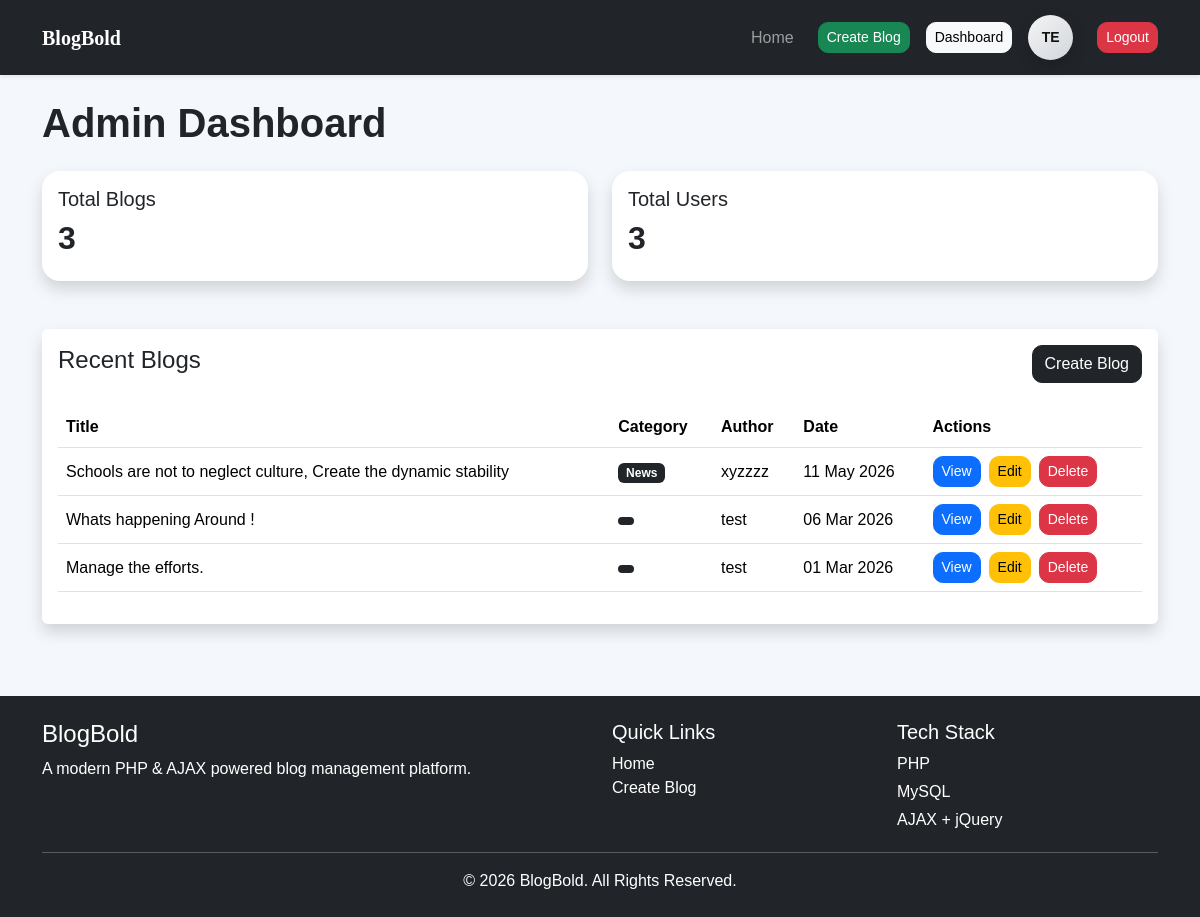
Page /admin/dashboard.php (signed in) on the committed database.
### tables this page shows
CREATE TABLE `posts` (
  `id` int(11) NOT NULL,
  `user_id` int(11) DEFAULT NULL,
  `title` varchar(255) DEFAULT NULL,
  `category` varchar(100) DEFAULT NULL,
  `image` varchar(255) DEFAULT NULL,
  `content` text DEFAULT NULL,
  `created_at` timestamp NOT NULL DEFAULT current_timestamp()
);

CREATE TABLE `users` (
  `id` int(11) NOT NULL,
  `name` varchar(100) DEFAULT NULL,
  `email` varchar(100) DEFAULT NULL,
  `password` varchar(255) DEFAULT NULL,
  `created_at` timestamp NOT NULL DEFAULT current_timestamp()
);

### admin/dashboard.php (the view, shortened to what this page needs)
<?php
require "../config/database.php";
include "../includes/header.php";
$totalPosts = $pdo->query("
SELECT COUNT(*) FROM posts
")->fetchColumn();
$totalUsers = $pdo->query("
SELECT COUNT(*) FROM users
")->fetchColumn();
$recentPosts = $pdo->query("
SELECT posts.*, users.name
FROM posts
JOIN users ON posts.user_id = users.id
ORDER BY posts.created_at DESC
LIMIT 5
")->fetchAll(PDO::FETCH_ASSOC);
?>
<h1 class="mb-4 page-title">
Admin Dashboard
</h1>
<div class="row g-4 mb-5">
<div class="col-md-6">
<div class="card shadow border-0 dashboard-card">
<div class="card-body">
<h5>Total Blogs</h5>
<h2 class="fw-bold">
<?= $totalPosts ?>
</h2>
</div>
</div>
</div>
<div class="col-md-6">
<div class="card shadow border-0 dashboard-card">
<div class="card-body">
<h5>Total Users</h5>
<h2 class="fw-bold">
<?= $totalUsers ?>
</h2>
</div>
</div>
</div>
</div>
<div class="card shadow border-0">
<div class="card-body">
<div class="d-flex justify-content-between align-items-center mb-4">
<h4>
Recent Blogs
</h4>
<a
href="../posts/create.php"
class="btn btn-dark">
Create Blog
</a>
</div>
<div class="table-responsive">
<table class="table align-middle">
<thead>
<tr>
<th>Title</th>
<th>Category</th>
<th>Author</th>
<th>Date</th>
<th>Actions</th>
</tr>
</thead>
<tbody>
<?php foreach($recentPosts as $post): ?>
<tr>
<td>
<?= htmlspecialchars($post['title']) ?>
</td>
<td>
<span class="badge bg-dark">
<?= htmlspecialchars($post['category']) ?>
</span>
</td>
<td>
<?= htmlspecialchars($post['name']) ?>
</td>
<td>
<?= date("d M Y", strtotime($post['created_at'])) ?>
</td>
<td>
<div class="d-flex gap-2">
<a
href="../blog.php?id=<?= $post['id'] ?>"
class="btn btn-sm btn-primary">
View
</a>
<a
href="../posts/edit.php?id=<?= $post['id'] ?>"
class="btn btn-sm btn-warning">
Edit
</a>
<button
class="btn btn-sm btn-danger delete-post"
data-id="<?= $post['id'] ?>">
Delete
</button>
</div>
</td>
</tr>
<?php endforeach; ?>
</tbody>
</table>
</div>
</div>
</div>
<?php include "../includes/footer.php"; ?>

### includes/header.php (shortened to what this page needs)
<!DOCTYPE html>
<html lang="en">
<head>
<link href="https://cdn.jsdelivr.net/npm/bootstrap@5.3.2/dist/css/bootstrap.min.css" rel="stylesheet">
<link rel="stylesheet" href="/blog_site/assets/css/style.css">
</head>
<body>
<nav class="navbar navbar-expand-lg navbar-dark bg-dark shadow-sm">
<div class="container">
<a class="font navbar-brand fw-bold" href="/blog_site/index.php">
BlogBold
</a>
<div class="collapse navbar-collapse" id="navMenu">
<ul class="navbar-nav ms-auto align-items-center gap-2">
<li class="nav-item me-2">
<a href="/blog_site/index.php" class="nav-link">
Home
</a>
</li>
<?php if(isset($_SESSION['user_id'])): ?>
<li class="nav-item me-2">
<a href="/blog_site/posts/create.php" class="btn btn-success btn-sm">
Create Blog
</a>
</li>
<li class="nav-item me-2">
<a
href="/blog_site/admin/dashboard.php"
class="btn btn-light btn-sm">
Dashboard
</a>
</li>
<li class="nav-item me-3">
<div class="profile-avatar">
<?php
$name = $_SESSION['user_name'] ?? 'US';
echo strtoupper(substr($name,0,2));
?>
</div>
</li>
<li class="nav-item">
<a href="/blog_site/auth/logout.php"
class="btn btn-danger btn-sm">
Logout
</a>
</li>
<?php endif; ?>
</ul>
</div>
</div>
</nav>
<div class="container py-4">

### includes/footer.php (shortened to what this page needs)
</div>
<footer class="bg-dark text-white mt-5">
<div class="container py-4">
<div class="row">
<div class="col-md-6">
<h4>BlogBold</h4>
<p>
A modern PHP & AJAX powered blog management platform.
</p>
</div>
<div class="col-md-3">
<h5>Quick Links</h5>
<ul class="list-unstyled">
<li>
<a href="/blog_site/index.php"
class="text-white text-decoration-none">
Home
</a>
</li>
<li>
<a href="/blog_site/posts/create.php"
class="text-white text-decoration-none">
Create Blog
</a>
</li>
</ul>
</div>
<div class="col-md-3">
<h5>Tech Stack</h5>
<p class="mb-1">PHP</p>
<p class="mb-1">MySQL</p>
<p class="mb-1">AJAX + jQuery</p>
</div>
</div>
<hr>
<div class="text-center">
© <?= date("Y") ?> BlogBold.
All Rights Reserved.
</div>
</div>
</footer>
</body>
</html>

### assets/css/style.css (style rules this page uses)
body { background:#f4f7fb; font-family: Arial, Helvetica, sans-serif; }
.navbar { padding:15px 0; }
footer { margin-top:80px; }
.btn { border-radius:10px; }
.page-title { font-weight:700; }
.font { font-family: Georgia, 'Times New Roman', Times, serif; }
.profile-avatar { width:45px; height:45px; border-radius:50%; background:linear-gradient( 135deg, #f5f5f5, #d1d5db ); color:#111; display:flex; align-items:center; justify-content:center; font-weight:700; box-shadow:0 6px 15px rgba(0,0,0,0.15); text-transform:uppercase; font-size:14px; }
.dashboard-card { border-radius:18px; transition:0.3s; }

### rows in the picture
posts: title "Schools are not to neglect culture, Create the dynamic stability", category "News", user.name "xyzzzz", created_at "11 May 2026"
posts: title "Whats happening Around !", user.name "test", created_at "06 Mar 2026"
posts: title "Manage the efforts.", user.name "test", created_at "01 Mar 2026"

### other values in the picture
substr($name,0,2) "TE"
$totalPosts "3"
$totalUsers "3"
